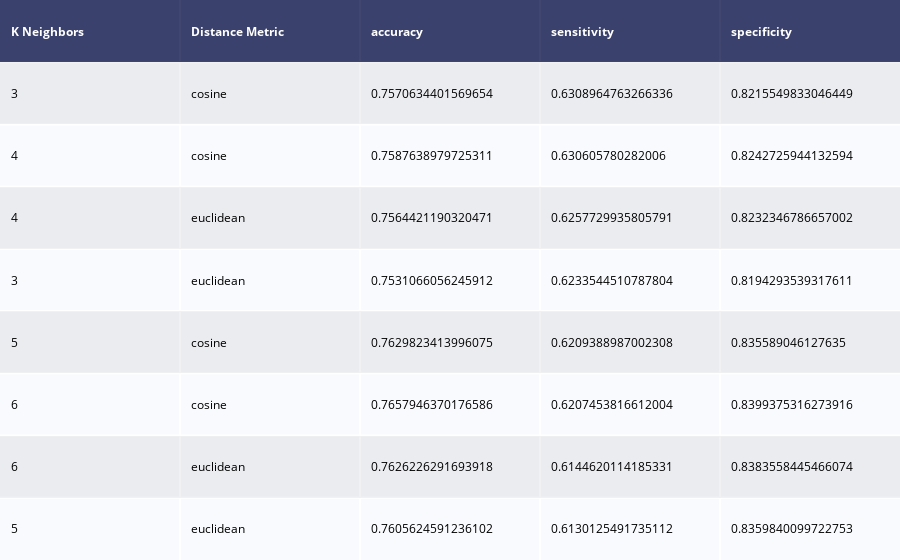

This figure's notebook cell:
### Markdown cell above
KNN Classifier - From sklearn.neighbors, we use the KNeighborsClassifier.

### Code cell
from sklearn.neighbors import KNeighborsClassifier

knn_clf = KNeighborsClassifier()

score = []

for train,test in skf.split(X_mat,y):
    for i in range(3,7):
        for j in ['euclidean','euclidean','cosine']: #'manhattan','euclidean','cosine'
            knn_clf = KNeighborsClassifier(n_neighbors=i,metric=j,n_jobs=-1, weights='distance')
            knn_clf.fit(X_mat[train],y.values.ravel()[train])
            y_hat = knn_clf.predict(X_mat[test])

            cm = confusion_matrix(y.loc[test],y_hat,labels=[1,0])
            score.append({'K Neighbors':i,'Distance Metric':j,'accuracy':(cm[0,0]+cm[1,1])/sum(cm.ravel()),
                    'sensitivity':cm[0,0]/(cm[0,0]+cm[0,1]),
                    'specificity':cm[1,1]/(cm[1,1]+cm[1,0])})
score = pd.DataFrame(score)
meanScores = score.groupby(['K Neighbors','Distance Metric']).mean().nlargest(n=10,columns = ['sensitivity']).reset_index()
fig2 = ff.create_table(meanScores)


fig2.show()

### Figure 1 — Plotly figure (JSON) as saved in the notebook; plotly's stock layout.template omitted (floating-point values rounded to 4 significant figures)
{"data": [{"colorscale": [[0, "#00083e"], [0.5, "#ededee"], [1, "#ffffff"]], "hoverinfo": "none", "opacity": 0.75, "showscale": false, "type": "heatmap", "z": [[0, 0, 0, 0, 0], [0.5, 0.5, 0.5, 0.5, 0.5], [1, 1, 1, 1, 1], [0.5, 0.5, 0.5, 0.5, 0.5], [1, 1, 1, 1, 1], [0.5, 0.5, 0.5, 0.5, 0.5], [1, 1, 1, 1, 1], [0.5, 0.5, 0.5, 0.5, 0.5], [1, 1, 1, 1, 1]]}], "layout": {"annotations": [{"align": "left", "font": {"color": "#ffffff"}, "showarrow": false, "text": "<b>K Neighbors</b>", "x": -0.45, "xanchor": "left", "xref": "x", "y": 0, "yref": "y"}, {"align": "left", "font": {"color": "#ffffff"}, "showarrow": false, "text": "<b>Distance Metric</b>", "x": 0.55, "xanchor": "left", "xref": "x", "y": 0, "yref": "y"}, {"align": "left", "font": {"color": "#ffffff"}, "showarrow": false, "text": "<b>accuracy</b>", "x": 1.55, "xanchor": "left", "xref": "x", "y": 0, "yref": "y"}, {"align": "left", "font": {"color": "#ffffff"}, "showarrow": false, "text": "<b>sensitivity</b>", "x": 2.55, "xanchor": "left", "xref": "x", "y": 0, "yref": "y"}, {"align": "left", "font": {"color": "#ffffff"}, "showarrow": false, "text": "<b>specificity</b>", "x": 3.55, "xanchor": "left", "xref": "x", "y": 0, "yref": "y"}, {"align": "left", "font": {"color": "#000000"}, "showarrow": false, "text": "3", "x": -0.45, "xanchor": "left", "xref": "x", "y": 1, "yref": "y"}, {"align": "left", "font": {"color": "#000000"}, "showarrow": false, "text": "cosine", "x": 0.55, "xanchor": "left", "xref": "x", "y": 1, "yref": "y"}, {"align": "left", "font": {"color": "#000000"}, "showarrow": false, "text": "0.7570634401569654", "x": 1.55, "xanchor": "left", "xref": "x", "y": 1, "yref": "y"}, {"align": "left", "font": {"color": "#000000"}, "showarrow": false, "text": "0.6308964763266336", "x": 2.55, "xanchor": "left", "xref": "x", "y": 1, "yref": "y"}, {"align": "left", "font": {"color": "#000000"}, "showarrow": false, "text": "0.8215549833046449", "x": 3.55, "xanchor": "left", "xref": "x", "y": 1, "yref": "y"}, {"align": "left", "font": {"color": "#000000"}, "showarrow": false, "text": "4", "x": -0.45, "xanchor": "left", "xref": "x", "y": 2, "yref": "y"}, {"align": "left", "font": {"color": "#000000"}, "showarrow": false, "text": "cosine", "x": 0.55, "xanchor": "left", "xref": "x", "y": 2, "yref": "y"}, {"align": "left", "font": {"color": "#000000"}, "showarrow": false, "text": "0.7587638979725311", "x": 1.55, "xanchor": "left", "xref": "x", "y": 2, "yref": "y"}, {"align": "left", "font": {"color": "#000000"}, "showarrow": false, "text": "0.630605780282006", "x": 2.55, "xanchor": "left", "xref": "x", "y": 2, "yref": "y"}, {"align": "left", "font": {"color": "#000000"}, "showarrow": false, "text": "0.8242725944132594", "x": 3.55, "xanchor": "left", "xref": "x", "y": 2, "yref": "y"}, {"align": "left", "font": {"color": "#000000"}, "showarrow": false, "text": "4", "x": -0.45, "xanchor": "left", "xref": "x", "y": 3, "yref": "y"}, {"align": "left", "font": {"color": "#000000"}, "showarrow": false, "text": "euclidean", "x": 0.55, "xanchor": "left", "xref": "x", "y": 3, "yref": "y"}, {"align": "left", "font": {"color": "#000000"}, "showarrow": false, "text": "0.7564421190320471", "x": 1.55, "xanchor": "left", "xref": "x", "y": 3, "yref": "y"}, {"align": "left", "font": {"color": "#000000"}, "showarrow": false, "text": "0.6257729935805791", "x": 2.55, "xanchor": "left", "xref": "x", "y": 3, "yref": "y"}, {"align": "left", "font": {"color": "#000000"}, "showarrow": false, "text": "0.8232346786657002", "x": 3.55, "xanchor": "left", "xref": "x", "y": 3, "yref": "y"}, {"align": "left", "font": {"color": "#000000"}, "showarrow": false, "text": "3", "x": -0.45, "xanchor": "left", "xref": "x", "y": 4, "yref": "y"}, {"align": "left", "font": {"color": "#000000"}, "showarrow": false, "text": "euclidean", "x": 0.55, "xanchor": "left", "xref": "x", "y": 4, "yref": "y"}, {"align": "left", "font": {"color": "#000000"}, "showarrow": false, "text": "0.7531066056245912", "x": 1.55, "xanchor": "left", "xref": "x", "y": 4, "yref": "y"}, {"align": "left", "font": {"color": "#000000"}, "showarrow": false, "text": "0.6233544510787804", "x": 2.55, "xanchor": "left", "xref": "x", "y": 4, "yref": "y"}, {"align": "left", "font": {"color": "#000000"}, "showarrow": false, "text": "0.8194293539317611", "x": 3.55, "xanchor": "left", "xref": "x", "y": 4, "yref": "y"}, {"align": "left", "font": {"color": "#000000"}, "showarrow": false, "text": "5", "x": -0.45, "xanchor": "left", "xref": "x", "y": 5, "yref": "y"}, {"align": "left", "font": {"color": "#000000"}, "showarrow": false, "text": "cosine", "x": 0.55, "xanchor": "left", "xref": "x", "y": 5, "yref": "y"}, {"align": "left", "font": {"color": "#000000"}, "showarrow": false, "text": "0.7629823413996075", "x": 1.55, "xanchor": "left", "xref": "x", "y": 5, "yref": "y"}, {"align": "left", "font": {"color": "#000000"}, "showarrow": false, "text": "0.6209388987002308", "x": 2.55, "xanchor": "left", "xref": "x", "y": 5, "yref": "y"}, {"align": "left", "font": {"color": "#000000"}, "showarrow": false, "text": "0.835589046127635", "x": 3.55, "xanchor": "left", "xref": "x", "y": 5, "yref": "y"}, {"align": "left", "font": {"color": "#000000"}, "showarrow": false, "text": "6", "x": -0.45, "xanchor": "left", "xref": "x", "y": 6, "yref": "y"}, {"align": "left", "font": {"color": "#000000"}, "showarrow": false, "text": "cosine", "x": 0.55, "xanchor": "left", "xref": "x", "y": 6, "yref": "y"}, {"align": "left", "font": {"color": "#000000"}, "showarrow": false, "text": "0.7657946370176586", "x": 1.55, "xanchor": "left", "xref": "x", "y": 6, "yref": "y"}, {"align": "left", "font": {"color": "#000000"}, "showarrow": false, "text": "0.6207453816612004", "x": 2.55, "xanchor": "left", "xref": "x", "y": 6, "yref": "y"}, {"align": "left", "font": {"color": "#000000"}, "showarrow": false, "text": "0.8399375316273916", "x": 3.55, "xanchor": "left", "xref": "x", "y": 6, "yref": "y"}, {"align": "left", "font": {"color": "#000000"}, "showarrow": false, "text": "6", "x": -0.45, "xanchor": "left", "xref": "x", "y": 7, "yref": "y"}, {"align": "left", "font": {"color": "#000000"}, "showarrow": false, "text": "euclidean", "x": 0.55, "xanchor": "left", "xref": "x", "y": 7, "yref": "y"}, {"align": "left", "font": {"color": "#000000"}, "showarrow": false, "text": "0.7626226291693918", "x": 1.55, "xanchor": "left", "xref": "x", "y": 7, "yref": "y"}, {"align": "left", "font": {"color": "#000000"}, "showarrow": false, "text": "0.6144620114185331", "x": 2.55, "xanchor": "left", "xref": "x", "y": 7, "yref": "y"}, {"align": "left", "font": {"color": "#000000"}, "showarrow": false, "text": "0.8383558445466074", "x": 3.55, "xanchor": "left", "xref": "x", "y": 7, "yref": "y"}, {"align": "left", "font": {"color": "#000000"}, "showarrow": false, "text": "5", "x": -0.45, "xanchor": "left", "xref": "x", "y": 8, "yref": "y"}, {"align": "left", "font": {"color": "#000000"}, "showarrow": false, "text": "euclidean", "x": 0.55, "xanchor": "left", "xref": "x", "y": 8, "yref": "y"}, {"align": "left", "font": {"color": "#000000"}, "showarrow": false, "text": "0.7605624591236102", "x": 1.55, "xanchor": "left", "xref": "x", "y": 8, "yref": "y"}, {"align": "left", "font": {"color": "#000000"}, "showarrow": false, "text": "0.6130125491735112", "x": 2.55, "xanchor": "left", "xref": "x", "y": 8, "yref": "y"}, {"align": "left", "font": {"color": "#000000"}, "showarrow": false, "text": "0.8359840099722753", "x": 3.55, "xanchor": "left", "xref": "x", "y": 8, "yref": "y"}], "autosize": true, "margin": {"b": 0, "l": 0, "r": 0, "t": 0}, "xaxis": {"autorange": true, "dtick": 1, "gridwidth": 2, "range": [-0.5, 4.5], "showticklabels": false, "tick0": -0.5, "ticks": "", "zeroline": false}, "yaxis": {"autorange": true, "dtick": 1, "gridwidth": 2, "range": [8.5, -0.5], "showticklabels": false, "tick0": 0.5, "ticks": "", "zeroline": false}}}
